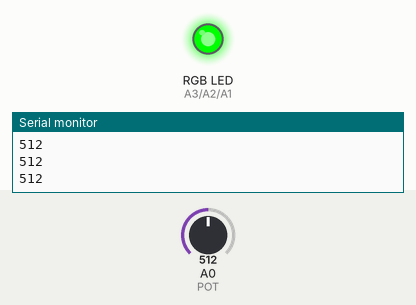
Simulated run of this sketch. Board: Arduino Uno, built with avr-gcc and run on an emulated ATmega328P. On the bench: an RGB LED mixed from three pins (HIGH = lit), the last lines printed to the serial monitor. The inputs (shaded band) are chosen by the test bench; at power-on: A0 (POT) = 512.

Above: at 1.2 s.
1.3 s: A0 (POT) set to 621
2.8 s: A0 (POT) set to 644
At 3.5 s:
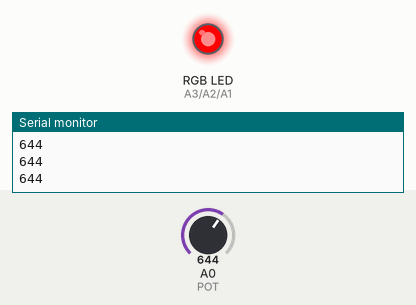
4.3 s: A0 (POT) set to 756
5.8 s: A0 (POT) set to 780
At 7.0 s:
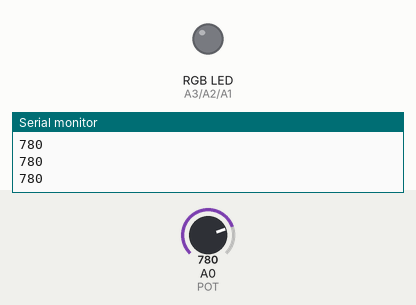
7.3 s: A0 (POT) set to 882
8.8 s: A0 (POT) set to 904
At 9.3 s:
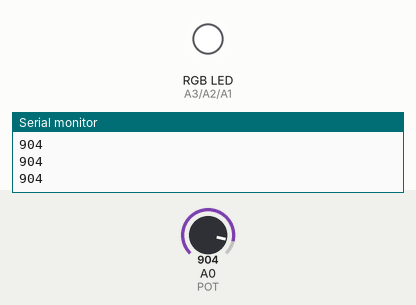
Timing chart, 0 to 11.3 s (numbered marks = the images above; inputs shaded):
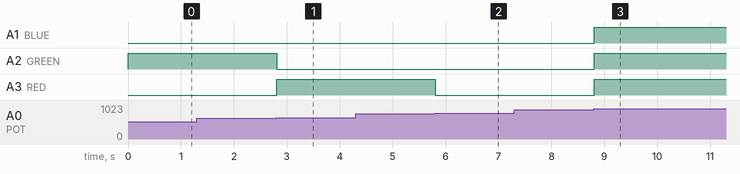

The sketch:

RGB_Analog_Output.ino
```cpp
/*
 * Analog output of RGB Led using Potentiometer
 *
 *  Notes:
 *  Each analog output needs an output value greater
 *  than ~135 for the individual colour to turn on.
 *
 *  There doesn't seem to be a "max" value for the analog output,
 *  using 255 because of the colour graph.
 */


#define POT A0
#define BLUE A1
#define GREEN A2
#define RED A3
#define MAX 255
#define MIN 0

void setup() {
  // put your setup code here, to run once:
  pinMode(POT, INPUT);
  pinMode(BLUE, OUTPUT);
  pinMode(GREEN, OUTPUT);
  pinMode(RED, OUTPUT);

  analogWrite(BLUE, MIN);
  analogWrite(GREEN, MIN);
  analogWrite(RED, MIN);

  Serial.begin(9600); //testing purposes

}

void loop() {
int value = analogRead(POT);
Serial.println(analogRead(POT));

if(value <= MAX && value >= MIN)
{
  analogWrite(BLUE, value);
}

if(value <= MAX*2 && value > MAX)
{
  analogWrite(BLUE, 2*MAX - value);
  analogWrite(GREEN, value - MAX);
}

if(value <= MAX*3 && value > MAX*2)
{
  analogWrite(GREEN, 3*MAX - value);
  analogWrite(RED, value - 2*MAX);
}

if(value <= 1020 && value > MAX*3)
{
  analogWrite(BLUE, value - 3*MAX);
  analogWrite(GREEN, value - 3*MAX);
  analogWrite(RED, value - 3*MAX);
}

if(value <= 1023 && value > 1020)
{
  analogWrite(BLUE, MAX);
  analogWrite(GREEN, MAX);
  analogWrite(RED, MAX);
}


}
```

Measured:
- the behaviour switches between 637 and 638 on A0 (POT) (found by bisection; images 0 and 1)
- the behaviour switches between 765 and 766 on A0 (POT) (found by bisection; images 1 and 2)
- the behaviour switches between 892 and 893 on A0 (POT) (found by bisection; images 2 and 3)
- after the input at 2.8 s, A2 (GREEN): HIGH → LOW at once; A3 (RED): LOW → HIGH at once
- after the input at 5.8 s, A3 (RED): HIGH → LOW at once
- after the input at 8.8 s, A1 (BLUE), A2 (GREEN), A3 (RED): LOW → HIGH at once
